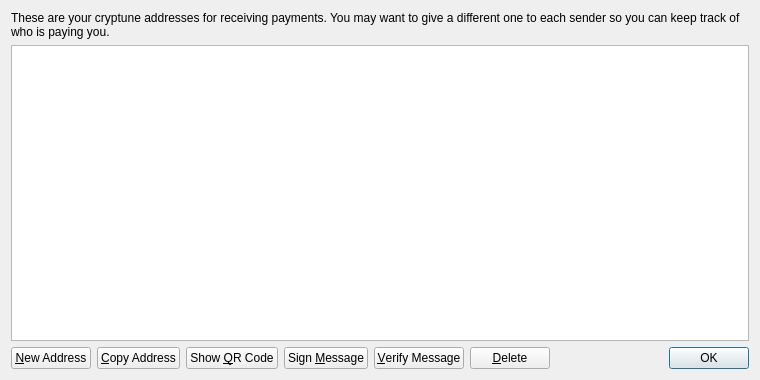
<?xml version="1.0" encoding="UTF-8"?>
<ui version="4.0">
 <class>AddressBookPage</class>
 <widget class="QWidget" name="AddressBookPage">
  <property name="geometry">
   <rect>
    <x>0</x>
    <y>0</y>
    <width>760</width>
    <height>380</height>
   </rect>
  </property>
  <property name="windowTitle">
   <string>Address Book</string>
  </property>
  <layout class="QVBoxLayout" name="verticalLayout">
   <item>
    <widget class="QLabel" name="labelExplanation">
     <property name="text">
      <string>These are your cryptune addresses for receiving payments. You may want to give a different one to each sender so you can keep track of who is paying you.</string>
     </property>
     <property name="textFormat">
      <enum>Qt::PlainText</enum>
     </property>
     <property name="wordWrap">
      <bool>true</bool>
     </property>
    </widget>
   </item>
   <item>
    <widget class="QTableView" name="tableView">
     <property name="contextMenuPolicy">
      <enum>Qt::CustomContextMenu</enum>
     </property>
     <property name="toolTip">
      <string>Double-click to edit address or label</string>
     </property>
     <property name="tabKeyNavigation">
      <bool>false</bool>
     </property>
     <property name="alternatingRowColors">
      <bool>true</bool>
     </property>
     <property name="selectionMode">
      <enum>QAbstractItemView::SingleSelection</enum>
     </property>
     <property name="selectionBehavior">
      <enum>QAbstractItemView::SelectRows</enum>
     </property>
     <property name="sortingEnabled">
      <bool>true</bool>
     </property>
     <attribute name="verticalHeaderVisible">
      <bool>false</bool>
     </attribute>
    </widget>
   </item>
   <item>
    <layout class="QHBoxLayout" name="horizontalLayout">
     <item>
      <widget class="QPushButton" name="newAddressButton">
       <property name="toolTip">
        <string>Create a new address</string>
       </property>
       <property name="text">
        <string>&amp;New Address</string>
       </property>
       <property name="icon">
        <iconset resource="../bitcoin.qrc">
         <normaloff>:/icons/add</normaloff>:/icons/add</iconset>
       </property>
      </widget>
     </item>
     <item>
      <widget class="QPushButton" name="copyToClipboard">
       <property name="toolTip">
        <string>Copy the currently selected address to the system clipboard</string>
       </property>
       <property name="text">
        <string>&amp;Copy Address</string>
       </property>
       <property name="icon">
        <iconset resource="../bitcoin.qrc">
         <normaloff>:/icons/editcopy</normaloff>:/icons/editcopy</iconset>
       </property>
      </widget>
     </item>
     <item>
      <widget class="QPushButton" name="showQRCode">
       <property name="text">
        <string>Show &amp;QR Code</string>
       </property>
       <property name="icon">
        <iconset resource="../bitcoin.qrc">
         <normaloff>:/icons/qrcode</normaloff>:/icons/qrcode</iconset>
       </property>
      </widget>
     </item>
     <item>
      <widget class="QPushButton" name="signMessage">
       <property name="toolTip">
        <string>Sign a message to prove you own a cryptune address</string>
       </property>
       <property name="text">
        <string>Sign &amp;Message</string>
       </property>
       <property name="icon">
        <iconset resource="../bitcoin.qrc">
         <normaloff>:/icons/edit</normaloff>:/icons/edit</iconset>
       </property>
      </widget>
     </item>
     <item>
      <widget class="QPushButton" name="verifyMessage">
       <property name="toolTip">
        <string>Verify a message to ensure it was signed with a specified cryptune address</string>
       </property>
       <property name="text">
        <string>&amp;Verify Message</string>
       </property>
       <property name="icon">
        <iconset resource="../bitcoin.qrc">
         <normaloff>:/icons/transaction_0</normaloff>:/icons/transaction_0</iconset>
       </property>
      </widget>
     </item>
     <item>
      <widget class="QPushButton" name="deleteButton">
       <property name="toolTip">
        <string>Delete the currently selected address from the list</string>
       </property>
       <property name="text">
        <string>&amp;Delete</string>
       </property>
       <property name="icon">
        <iconset resource="../bitcoin.qrc">
         <normaloff>:/icons/remove</normaloff>:/icons/remove</iconset>
       </property>
      </widget>
     </item>
     <item>
      <spacer name="horizontalSpacer">
       <property name="orientation">
        <enum>Qt::Horizontal</enum>
       </property>
       <property name="sizeHint" stdset="0">
        <size>
         <width>40</width>
         <height>20</height>
        </size>
       </property>
      </spacer>
     </item>
     <item>
      <widget class="QDialogButtonBox" name="buttonBox">
       <property name="sizePolicy">
        <sizepolicy hsizetype="Maximum" vsizetype="Fixed">
         <horstretch>0</horstretch>
         <verstretch>0</verstretch>
        </sizepolicy>
       </property>
       <property name="standardButtons">
        <set>QDialogButtonBox::Ok</set>
       </property>
      </widget>
     </item>
    </layout>
   </item>
  </layout>
 </widget>
 <resources>
  <include location="../bitcoin.qrc"/>
 </resources>
 <connections/>
</ui>
